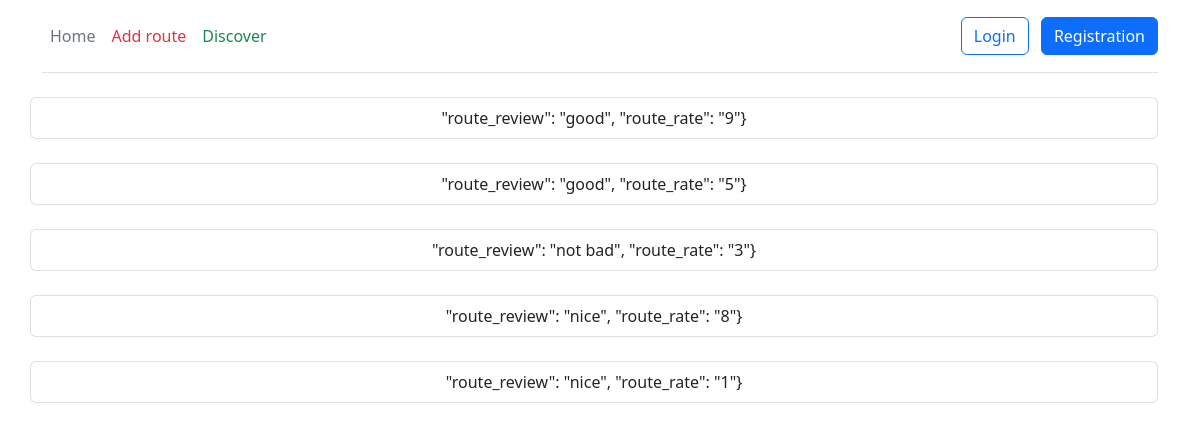
The page /route/1/review on the database as committed earlier.
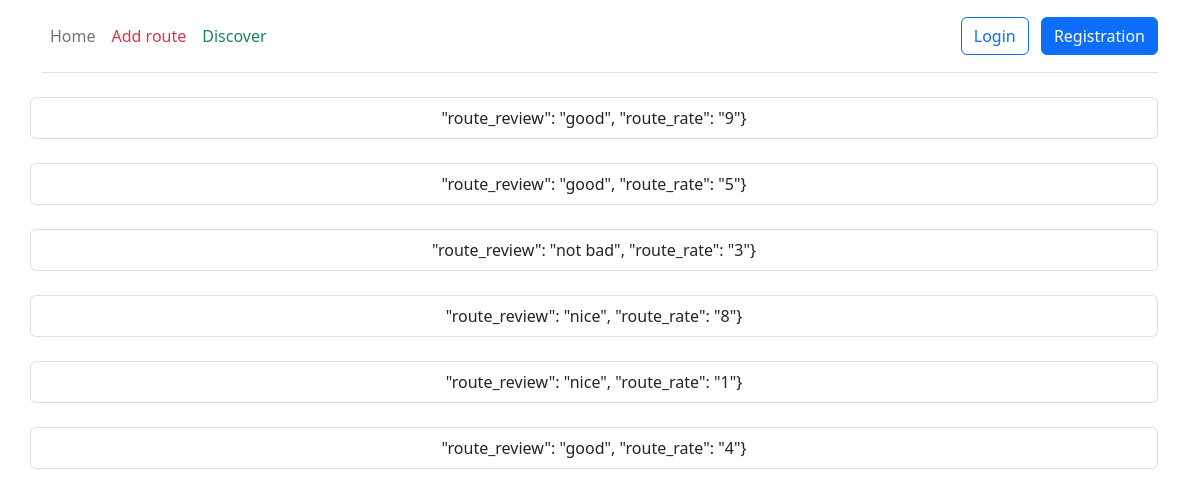
The same page on the database as committed later.
### route/models.py (models this page shows, shortened)
class Review(models.Model):
    route_id = models.ForeignKey(Route, on_delete=models.CASCADE)
    route_review = models.TextField()
    route_rate = models.IntegerField()
    class Meta:
        verbose_name = 'Review'
        verbose_name_plural = 'Reviews'

### route/views.py (the view)
# urls.py: path('<int:route_id>/review', views.review, name='review'),
def review(request, route_id):
    result = models.Review.objects.all().filter(route_id=route_id)
    if result.exists():
        return render(request, 'route/review.html', {'result': result})
    else:
        return render(request, 'route/does_not_exist.html', {'result': 'Reviews do not exist (View)'})

### templates/route/review.html (shortened to what this page needs)
{% extends 'main/layout.html' %}
{% block content %}
    <div class="container">
        <div class="row">
            <ul class="list-group">
                    {% for itm in result %}
                        <li class="list-group-item d-flex justify-content-center align-items-center rounded">
                            "route_review": "{{ itm.route_review }}",
                            "route_rate": "{{ itm.route_rate }}"}
                        </li><br>
                    {% endfor %}
            </ul>
        </div>
    </div>
{% endblock %}

Rows that differ between the two databases and show on the page:
added Review: route_review "good", route_rate "4"
